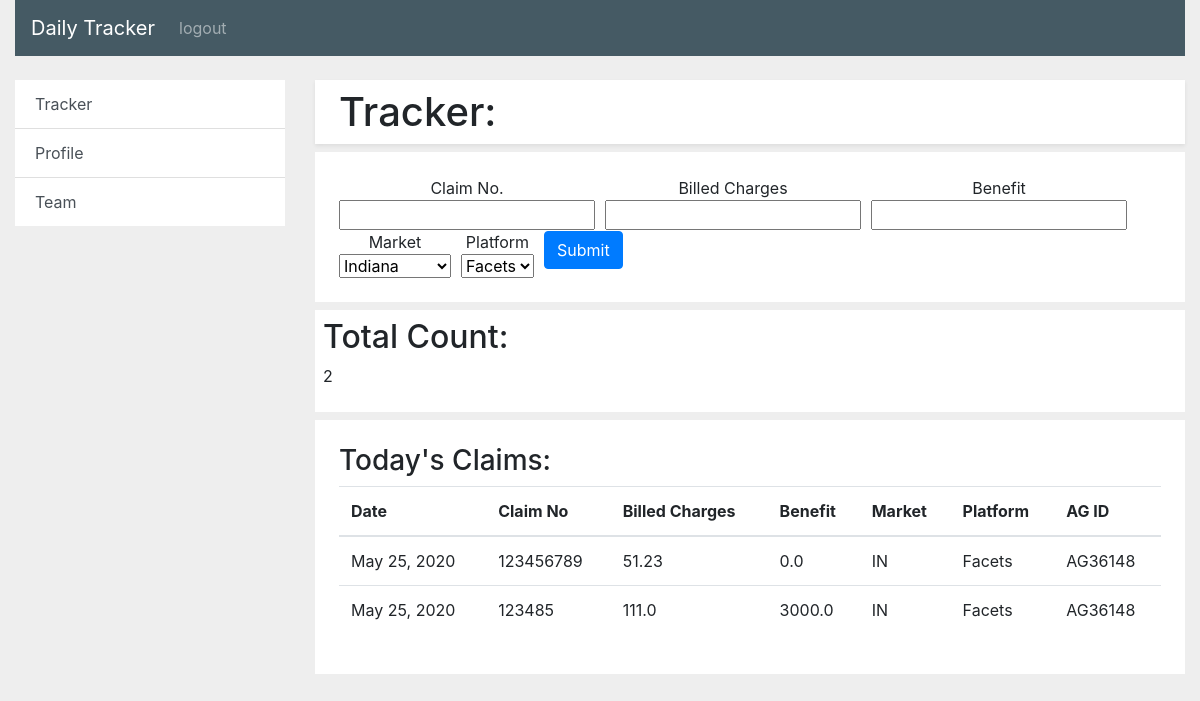
/ (signed in), run on the app's committed database.
### dailytracker/models.py (models this page shows, shortened)
class DailyTracker(models.Model):
    MARKET_CHOICES = [
        ('IN', 'Indiana'),
        ('MD', 'Maryland'),
        ('NV', 'Nevada'),
        ('NY', 'New York'),
        ('WA', 'Washington'),
        ('CO', 'Colorado'),
    ]
    PLATFORM_CHOICES = [
        ('Facets', 'Facets'),
        ('CWS', 'CWS'),
    ]
    user = models.ForeignKey(User, on_delete=models.CASCADE)
    date = models.DateField(auto_now=True)
    claim_no = models.IntegerField()
    billed_charges = models.FloatField()
    benefit = models.FloatField()
    market = models.CharField(max_length=12, choices=MARKET_CHOICES, default= 'IN')
    platform = models.CharField(max_length=12, choices=PLATFORM_CHOICES, default='Facets')
    supervisor = models.CharField(max_length=50, default="Preetam Bagi")

### dailytracker/views.py (the view)
# urls.py: path('', views.tracker_view, name='tracker-home'),
@login_required
def tracker_view(request):
    tracker_inst = DailyTracker(user=request.user, supervisor = request.user.member.all().first().supervisor.username)
    if request.method == "POST":
        form = TrackerForm(request.POST, instance=tracker_inst)
        if form.is_valid():
            form.save()
            return redirect('dailytracker:tracker-home')
    else:
        form = TrackerForm()
    today_claims = request.user.dailytracker_set.filter(date=date.today())
    total_count = len(today_claims)
    context = {
        'form': form,
        'today_claims': today_claims,
        'total_count': total_count,
    }
    return render(request, "dailytracker/index.html", context)

### dailytracker/forms.py
class TrackerForm(ModelForm):
    class Meta:
        model = DailyTracker
        exclude = ['user', 'date', 'supervisor']

### dailytracker/templates/dailytracker/index.html (shortened to what this page needs)
{% extends 'dailytracker/base.html' %}
{% block content %}
<h1 class="shadow-sm p-2 pr-4 pl-4 bg-white">Tracker:</h1>
<form class="bg-white p-4 form-inline" method="POST">
    <div class="form-row align-items-center">
        <div class="col-auto">
            <label for="claim_no">Claim No.</label>
            {{form.claim_no}}
        </div>
        <div class="col-auto">
            <label for="billed_charges">Billed Charges</label>
            {{form.billed_charges}}
        </div>
        <div class="col-auto">
            <label for="benefit">Benefit</label>
            {{form.benefit}}
        </div>
        <div class="col-auto">
            <label for="market">Market</label>
            {{form.market}}
        </div>
        <div class="col-auto">
            <label for="platform">Platform</label>
            {{form.platform}}
        </div>
        <div class="col-auto">
            <button type="submit" class="btn btn-primary mb-2">Submit</button>
        </div>
    </div>
</form>
<div class="mt-2 p-2 bg-white">
    <h2>Total Count:</h2>
    <p>{{total_count}}</p>
</div>
<div class="mt-2 p-4 bg-white">
    <h3>Today's Claims:</h3>
    <div>
        <table class="table">
            <thead>
                <tr>
                    <th scope="col">Date</th>
                    <th scope="col">Claim No</th>
                    <th scope="col">Billed Charges</th>
                    <th scope="col">Benefit</th>
                    <th scope="col">Market</th>
                    <th scope="col">Platform</th>
                    <th scope="col">AG ID</th>
                </tr>
            </thead>
            <tbody>
                {% for claim in today_claims %}
                <tr>
                    <td>{{ claim.date }}</td>
                    <td>{{ claim.claim_no }}</td>
                    <td>{{ claim.billed_charges }}</td>
                    <td>{{ claim.benefit }}</td>
                    <td>{{ claim.market }}</td>
                    <td>{{ claim.platform }}</td>
                    <td>{{ claim.user.username }}</td>
                </tr>
                {% endfor %}
            </tbody>
        </table>
    </div>
</div>
{% endblock content %}

### dailytracker/templates/dailytracker/base.html (shortened to what this page needs)
<!doctype html>
<html lang="en">
<head>
    <link rel="stylesheet" href="https://stackpath.bootstrapcdn.com/bootstrap/4.5.0/css/bootstrap.min.css"
>
</head>
<body>
    <div class="container-fluid">
        <nav class="navbar navbar-expand-lg navbar-dark mb-4 sticky-top">
            <a class="navbar-brand" href="{% url 'dailytracker:tracker-home' %}">Daily Tracker</a>
            <ul class="navbar-nav">
                {% if user.is_authenticated %}
                <li class="nav-item">
                    <a href="{% url 'logout' %}" class="nav-link">logout</a>
                </li>
                {% endif %}
            </ul>
        </nav>
        <div class="row">
            <div class="col-md-3">
                <div class="list-group list-group-flush">
                    <a href="{% url 'dailytracker:tracker-home' %}" class="list-group-item list-group-item-action">Tracker</a>
                    <a href="{% url 'profile' %}" class="list-group-item list-group-item-action">Profile</a>
                    <a href="{% url 'dailytracker:team' %}" class="list-group-item list-group-item-action">Team</a>
                </div>
            </div>
            <div class="col-md-9">
                {% block content %}
                {% endblock content %}
            </div>
        </div>
    </div>
</body>
</html>

### dailytracker/templates/dailytracker/base.html (style rules this page uses)
html { margin: 0; padding: 0; }
body { background-color: #eeeeee; }
nav { background-color: rgba(69, 90, 100, 1); }

### data on the page
DailyTracker: date "May 25, 2020", claim_no "123456789", billed_charges "51.23", benefit "0.0", market "IN", platform "Facets", user.username "AG36148"
DailyTracker: date "May 25, 2020", claim_no "123485", billed_charges "111.0", benefit "3000.0", market "IN", platform "Facets", user.username "AG36148"

### other printed values
{{ total_count }} "2"
